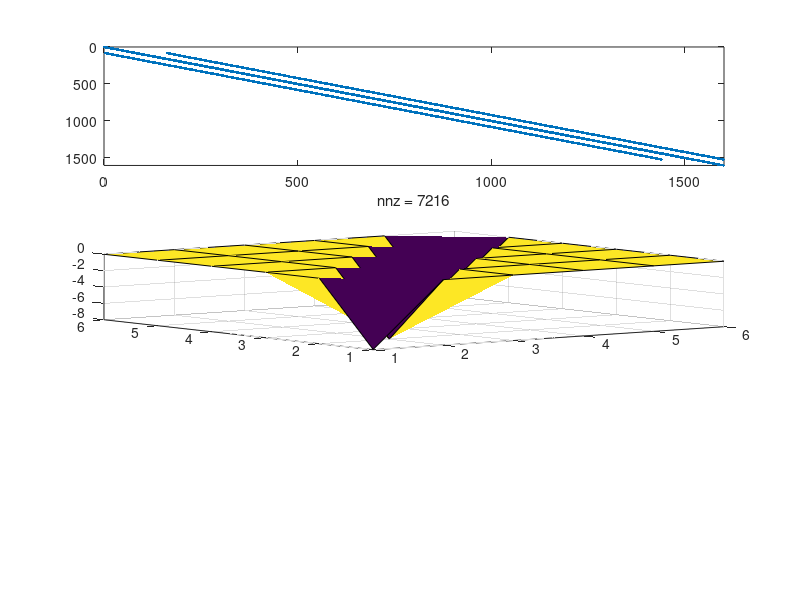
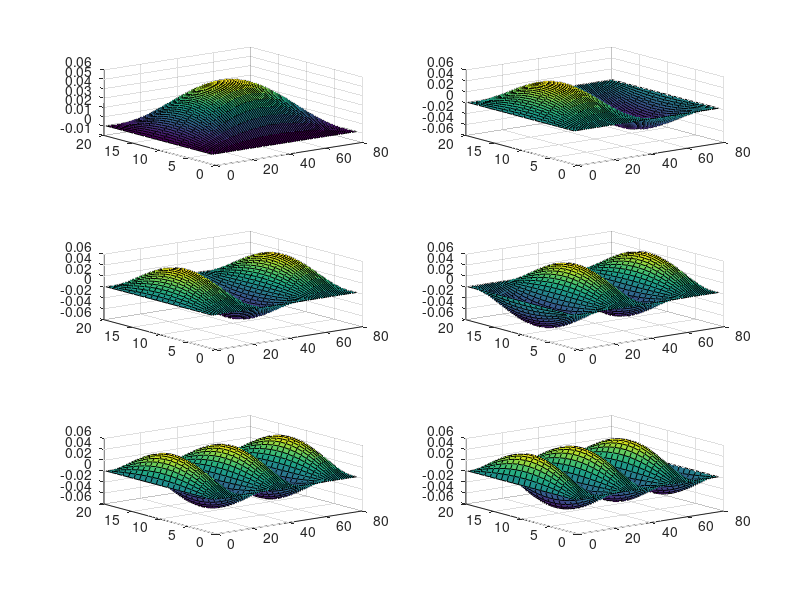

These charts were generated, in order, by the following MATLAB code:
clearvars
clearvars -GLOBAL
close all
set(0,'DefaultFigureWindowStyle', 'docked')

nx = 20;
ny = 80;
alpha = 1;

G = sparse(nx * ny, nx * ny);    

% for i=1:nx
%     for j=1:ny
%         n = j + (i-1)*ny;
%         if i==1||i==nx||j==1||j==ny
%             G(n,:)=0;
%             G(n,n)=1;
%         else
%        
%         nxm = (i-2)*ny + j;
%         nxp = i*ny + j;
%         nym = (i-1)*ny + j-1;
%         nyp = (i-1)*ny + j+1;
%        
%         G(n,n) = -4;
%         G(n, nxm) = 1;
%         G(n, nxp) = 1;
%         G(n, nym) = 1;
%         G(n, nyp) = 1;
%        
%         if i > 10 & i < 20 & j > 10 & j < 20
%             G(n,n) = -2;
%         end
%         
%         end
%     end  
% end
for i = 1:nx
    for j = 1:ny
        n = j + (i-1) * ny;
        nr = j + (i+1-1) * ny;
        nl = j + (i-1-1) * ny;
        nu = (j+1) + (i-1) * ny;
        nd = (j-1) + (i-1) * ny;
      if i == 1
          G(n,n) = 1;
      elseif j == 1
          G(n,n) = 1;
      elseif i == nx
          G(n,n) = 1;
      elseif j == ny
          G(n,n) = 1;
      else
          G(n,n) = -4 * alpha;
          G(n,nr)= -1 * alpha;
          G(n,nl)= -1;
          G(n,nu)= -1;
          G(n,nd)= -1;
      end
    end
end
subplot(3,1,1);
spy(G);

[E,D] = eigs(G);

subplot(3,1,2);
surf(D);

figure
%Eigen Vector 1
for m = 1:6
    V1 = E(:,m);
    k = 1;
    VG = zeros(nx,ny);
    for i = 1:nx
        for j = 1:ny
            n = j + (i-1) * ny;
            VG(i,j) = V1(n);
        end
        
    end
    
    subplot(3,2,m);
surf(VG);
end